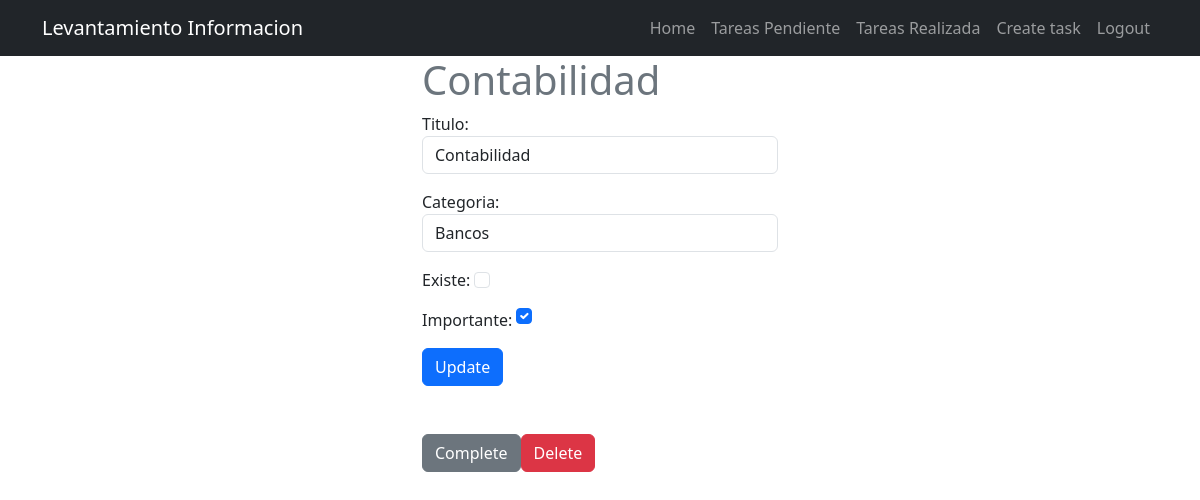
/tasks/10/ (signed in), run on the app's committed database.
### tasks/models.py (models this page shows)
class Tarea(models.Model):
    titulo = models.CharField(max_length=200)
    categoria = models.CharField(max_length=200)
    creado= models.DateTimeField(auto_now_add=True)
    realizado= models.DateTimeField(null=True, blank=True)
    existe= models.BooleanField(default=False)
    importante= models.BooleanField(default=False)
    user= models.ForeignKey(User, on_delete=models.CASCADE)

### tasks/views.py (the view, shortened to what this page needs)
# urls.py: path('tasks/<int:task_id>/', views.task_detail, name='task_detail' ),
@login_required
def task_detail(request, task_id):
    task = get_object_or_404(Tarea, pk=task_id, user=request.user)    # Siempre se obtiene la tarea
    if request.method == 'GET':
        form = TareaForm(instance=task)    # Inicializa el formulario con los datos actuales de la tarea
        return render(request, 'task_detail.html', {'task': task, 'form':form})

### tasks/forms.py
class TareaForm(forms.ModelForm):
    class Meta:
        model = Tarea
        fields= ['titulo', 'categoria', 'existe', 'importante']
        widgets = {
            'titulo': forms.TextInput (attrs={'class': 'form-control', 'placeholder': 'Escribe el titulo'}),
            'categoria': forms.TextInput (attrs={'class': 'form-control', 'placeholder':'Escribe la categoria'}),
            'existe': forms.CheckboxInput (attrs={'class': 'form-check-input text-center'}),
            'importante': forms.CheckboxInput (attrs={'class': 'form-check-input m-auto'})
        }

### tasks/templates/task_detail.html (shortened to what this page needs)
{% extends 'base.html' %}
{% block content %}
<main class="container">
    <div class="row">
        <div class="col-md-4 offset-md-4" >
            <h1 class="text-secondary">{{task.titulo}}</h1>
                <form method= "POST">
                    {{form.as_p}}
                    <button class="btn btn-primary">
                        Update
                    </button>
                    </form>
                    <div class="mt-5 d-flex">
                    <form action= "{% url 'complete_task' task.id %}" method="POST">
                        <button class="btn btn-secondary">
                            Complete
                        </button>
                    </form>
                    <form action= "{% url 'delete_task' task.id %}" method="POST">
                        <button class="btn btn-danger">
                            Delete
                        </button>
                    </form>
            </div>
        </div>
    </div>
</main>
    {% endblock %}

### data on the page
Tarea: titulo "Contabilidad", categoria "Bancos", importante "☑"
